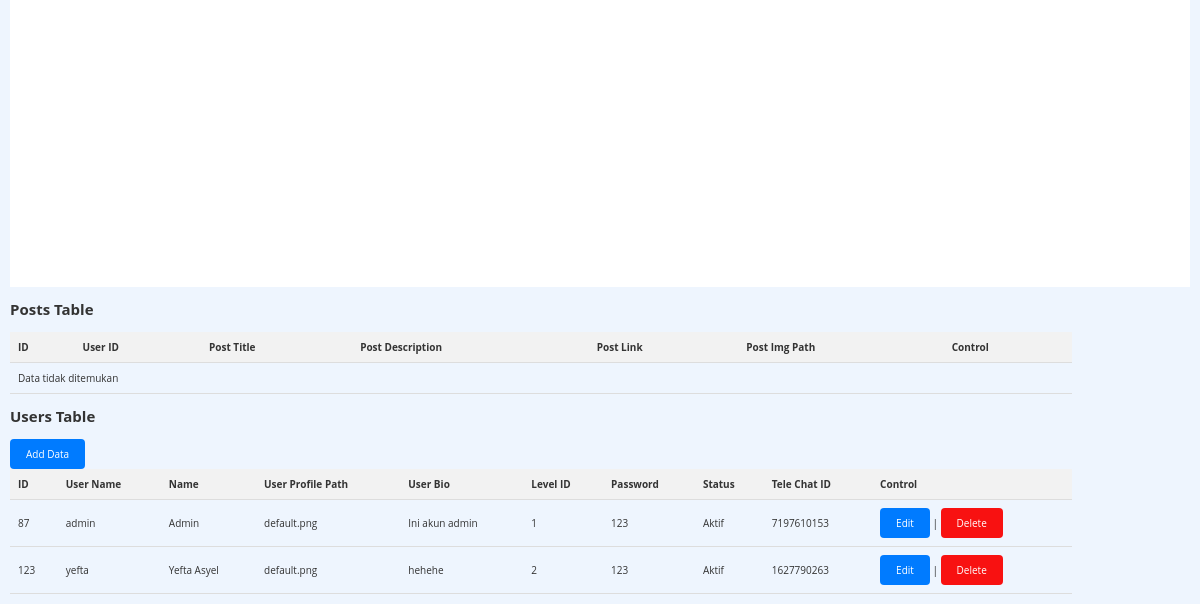
Before: /ignore/hehe/hehe/hehe/admin_panelold.php (signed in, lower part) with the older database file.
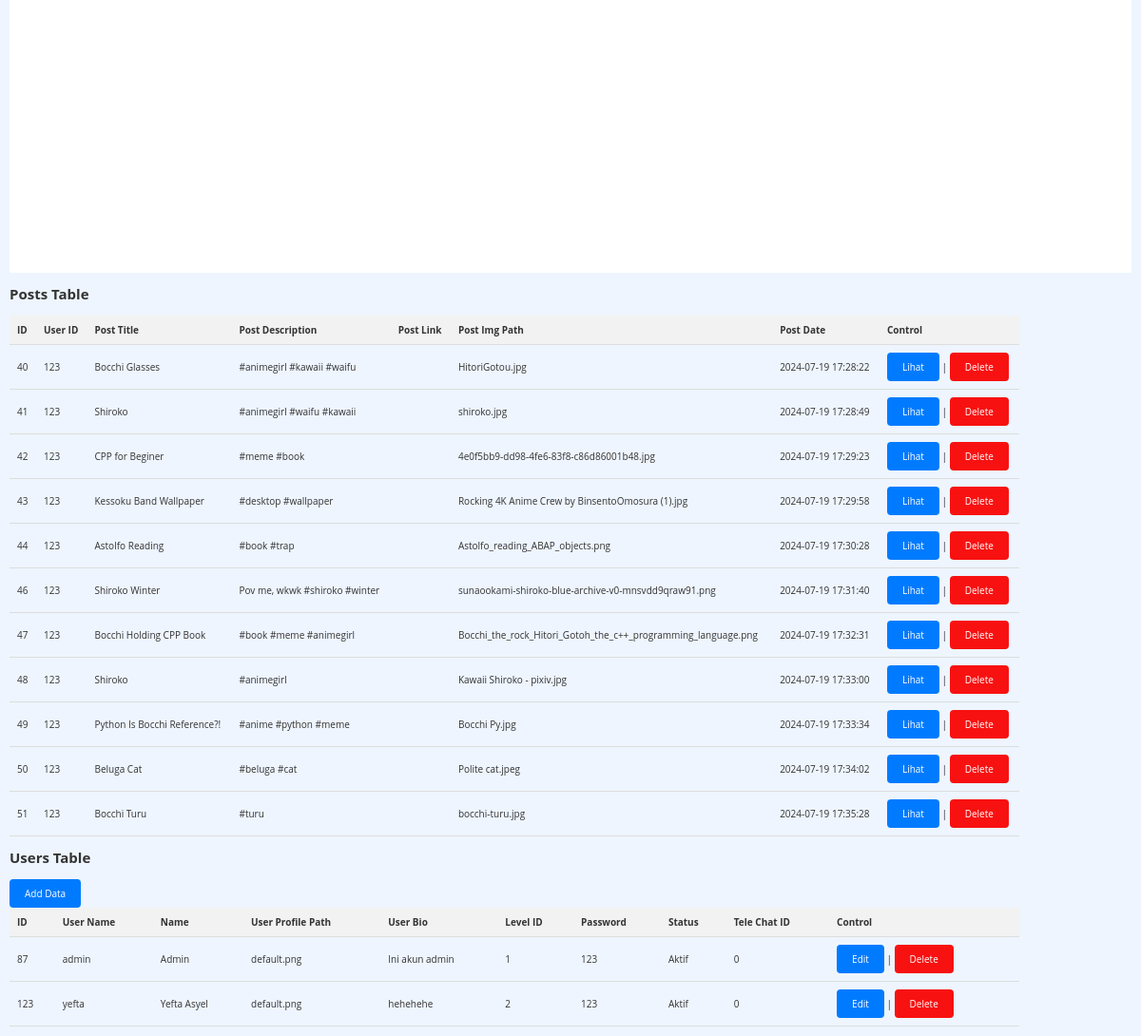
After: the same page with the newer database file.
### tables this page shows
CREATE TABLE `users` (
  `user_id` int(11) NOT NULL,
  `user_name` varchar(30) DEFAULT NULL,
  `name` varchar(50) DEFAULT NULL,
  `user_profile_path` varchar(200) DEFAULT NULL,
  `user_bio` varchar(300) DEFAULT NULL,
  `level_id` int(11) DEFAULT NULL,
  `password` varchar(20) NOT NULL,
  `status` varchar(10) NOT NULL,
  `create_in` timestamp NOT NULL DEFAULT current_timestamp(),
  `delete_in` timestamp NOT NULL DEFAULT (current_timestamp() + interval 3 minute),
  `tele_chat_id` varchar(11) DEFAULT NULL
);

CREATE TABLE `posts` (
  `post_id` int(11) NOT NULL,
  `user_id` int(11) DEFAULT NULL,
  `post_img_path` varchar(200) DEFAULT NULL,
  `post_title` varchar(100) DEFAULT NULL,
  `post_description` varchar(300) DEFAULT NULL,
  `post_link` varchar(300) DEFAULT NULL,
  `create_in` timestamp NOT NULL DEFAULT current_timestamp()
);

### ignore/hehe/hehe/hehe/admin_panelold.php (the view, shortened to what this page needs)
<?php
include '../koneksi.php';
$queryPosts = "SELECT * FROM posts";
$resultPosts = mysqli_query($koneksi, $queryPosts);
$queryUsers = "SELECT * FROM users";
$resultUsers = mysqli_query($koneksi, $queryUsers);
if(isset($_SESSION['level_id'])) {
    if($_SESSION['level_id'] == 1) {
?>
        <!DOCTYPE html>
        <html>
        <head>
            <link rel="stylesheet" type="text/css" href="../styles/alert.css">
            <link rel="stylesheet" type="text/css" href="../styles/modal.css">
            <link rel="stylesheet" type="text/css" href="../styles/admin_panel.css">
        </head>
        <body>
        <div class="container">
    <div class="table-container">
    </div>
</div>
        <div class="container">
            <h2>Posts Table</h2>
            <table id="postsTable">
                <?php
                if (mysqli_num_rows($resultPosts) > 0) {
                    echo "<tr>";
                    echo "<th>ID</th>";
                    echo "<th>User ID</th>";
                    echo "<th>Post Title</th>";
                    echo "<th>Post Description</th>";
                    echo "<th>Post Link</th>";
                    echo "<th>Post Img Path</th>";
                    echo "<th>Post Date</th>";
                    echo "<th>Control</th>";
                    echo "</tr>";
                    while($rowPost = mysqli_fetch_assoc($resultPosts)) {
                        echo "<tr>";
                        echo "<td>".$rowPost['post_id']."</td>";
                        echo "<td>".$rowPost['user_id']."</td>";
                        echo "<td>".$rowPost['post_title']."</td>";
                        echo "<td>".$rowPost['post_description']."</td>";
                        echo "<td>".$rowPost['post_link']."</td>";
                        echo "<td>".$rowPost['post_img_path']."</td>";
                        echo "<td>".$rowPost['create_in']."</td>";
                        echo "<td>";
                        echo "<a class='btn' href='view_img.php?post_id=".$rowPost['post_id']."'>Lihat</a> | ";
                        echo "<a class='deleteBtn' data-id='".$rowPost['post_id']."' data-page='posts'>Delete</a>";
                        echo "</td>";
                        echo "</tr>";
                    }
                } else {
                    echo "<tr>";
                    echo "<th>ID</th>";
                    echo "<th>User ID</th>";
                    echo "<th>Post Title</th>";
                    echo "<th>Post Description</th>";
                    echo "<th>Post Link</th>";
                    echo "<th>Post Img Path</th>";
                    echo "<th>Control</th>";
                    echo "</tr>";
                    echo "<tr>";
                    echo "<td colspan='7'>Data tidak ditemukan</td>";
                }
                ?>
            </table>
        </div>
        <div class="container">
            <h2>Users Table</h2>
            <a href="crud/add_data.php?page=users" class="btn">Add Data</a>
            <table id="usersTable">
                <?php
                if (mysqli_num_rows($resultUsers) > 0) {
                    echo "<tr>";
                    echo "<th>ID</th>";
                    echo "<th>User Name</th>";
                    echo "<th>Name</th>";
                    echo "<th>User Profile Path</th>";
                    echo "<th>User Bio</th>";
                    echo "<th>Level ID</th>";
                    echo "<th>Password</th>";
                    echo "<th>Status</th>";
                    echo "<th>Tele Chat ID</th>";
                    echo "<th>Control</th>";
                    echo "</tr>";
                    while($rowUser = mysqli_fetch_assoc($resultUsers)) {
                        echo "<tr>";
                        echo "<td>".$rowUser['user_id']."</td>";
                        echo "<td>".$rowUser['user_name']."</td>";
                        echo "<td>".$rowUser['name']."</td>";
                        echo "<td>".$rowUser['user_profile_path']."</td>";
                        echo "<td>".$rowUser['user_bio']."</td>";
                        echo "<td>".$rowUser['level_id']."</td>";
                        echo "<td>".$rowUser['password']."</td>";
                        echo "<td>".$rowUser['status']."</td>";
                        echo "<td>".$rowUser['tele_chat_id']."</td>";
                        echo "<td>";
                        echo "<a href='crud/edit_data.php?page=users&id=".$rowUser['user_id']."' class='btn'>Edit</a> | ";
                        echo "<a class='deleteBtn' data-id='".$rowUser['user_id']."' data-page='users'>Delete</a>";
                        echo "</td>";
                        echo "</tr>";
                    }
                }
                ?>
            </table>
        </div>
        </body>
        </html>
<?php
    } else {
        header("location:error/deniedpage.php");
    }
} else {
    header("location:../index.php?pesan=needlogin");
}
?>

Changed rows visible on the page:
added posts: post_id "40", user "123", post_title "Bocchi Glasses", post_description "#animegirl #kawaii #waifu", post_img_path "HitoriGotou.jpg", create_in "2024-07-19 17:28:22"
added posts: post_id "41", user "123", post_title "Shiroko", post_description "#animegirl #waifu #kawaii", post_img_path "shiroko.jpg", create_in "2024-07-19 17:28:49"
added posts: post_id "42", user "123", post_title "CPP for Beginer", post_description "#meme #book", post_img_path "4e0f5bb9-dd98-4fe6-83f8-c86d86001b48.jpg", create_in "2024-07-19 17:29:23"
added posts: post_id "43", user "123", post_title "Kessoku Band Wallpaper", post_description "#desktop #wallpaper", post_img_path "Rocking 4K Anime Crew by BinsentoOmosura (1).jpg", create_in "2024-07-19 17:29:58"
added posts: post_id "44", user "123", post_title "Astolfo Reading", post_description "#book #trap", post_img_path "Astolfo_reading_ABAP_objects.png", create_in "2024-07-19 17:30:28"
added posts: post_id "46", user "123", post_title "Shiroko Winter", post_description "Pov me, wkwk #shiroko #winter", post_img_path "sunaookami-shiroko-blue-archive-v0-mnsvdd9qraw91.png", create_in "2024-07-19 17:31:40"
added posts: post_id "47", user "123", post_title "Bocchi Holding CPP Book", post_description "#book #meme #animegirl", post_img_path "Bocchi_the_rock_Hitori_Gotoh_the_c++_programming_language.png", create_in "2024-07-19 17:32:31"
added posts: post_id "48", user "123", post_title "Shiroko", post_description "#animegirl", post_img_path "Kawaii Shiroko - pixiv.jpg", create_in "2024-07-19 17:33:00"
added posts: post_id "49", user "123", post_title "Python Is Bocchi Reference?!", post_description "#anime #python #meme", post_img_path "Bocchi Py.jpg", create_in "2024-07-19 17:33:34"
added posts: post_id "50", user "123", post_title "Beluga Cat", post_description "#beluga #cat", post_img_path "Polite cat.jpeg", create_in "2024-07-19 17:34:02"
added posts: post_id "51", user "123", post_title "Bocchi Turu", post_description "#turu", post_img_path "bocchi-turu.jpg", create_in "2024-07-19 17:35:28"
changed users "admin": tele_chat "7197610153" → "0"
changed users "yefta": user_bio "hehehe" → "hehehehe"; tele_chat "1627790263" → "0"
Other visible differences:
text no longer shown: "Data tidak ditemukan"
text now shown: "Post Date"
